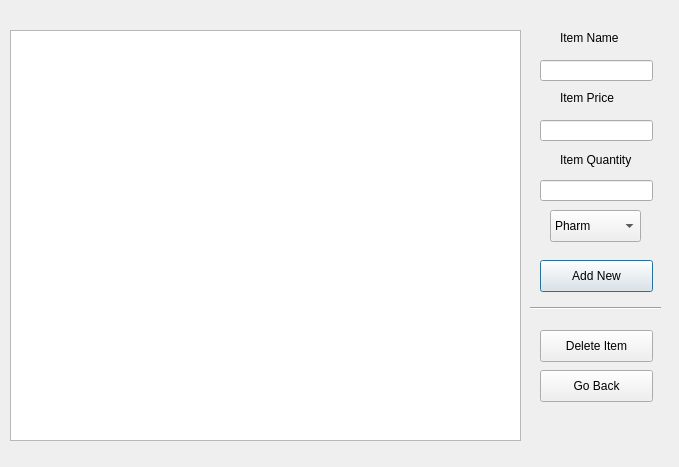
<?xml version="1.0" encoding="UTF-8"?>
<ui version="4.0">
 <class>manageproducts</class>
 <widget class="QDialog" name="manageproducts">
  <property name="geometry">
   <rect>
    <x>0</x>
    <y>0</y>
    <width>679</width>
    <height>467</height>
   </rect>
  </property>
  <property name="windowTitle">
   <string>Dialog</string>
  </property>
  <widget class="QTableView" name="allProds">
   <property name="geometry">
    <rect>
     <x>10</x>
     <y>30</y>
     <width>511</width>
     <height>411</height>
    </rect>
   </property>
  </widget>
  <widget class="QPushButton" name="priceEditBtn">
   <property name="geometry">
    <rect>
     <x>540</x>
     <y>260</y>
     <width>113</width>
     <height>32</height>
    </rect>
   </property>
   <property name="text">
    <string>Add New</string>
   </property>
  </widget>
  <widget class="QLineEdit" name="prodName">
   <property name="geometry">
    <rect>
     <x>540</x>
     <y>60</y>
     <width>113</width>
     <height>21</height>
    </rect>
   </property>
  </widget>
  <widget class="QLabel" name="label">
   <property name="geometry">
    <rect>
     <x>560</x>
     <y>30</y>
     <width>81</width>
     <height>16</height>
    </rect>
   </property>
   <property name="text">
    <string>Item Name</string>
   </property>
  </widget>
  <widget class="QPushButton" name="DeleteItemBtn">
   <property name="geometry">
    <rect>
     <x>540</x>
     <y>330</y>
     <width>113</width>
     <height>32</height>
    </rect>
   </property>
   <property name="text">
    <string>Delete Item</string>
   </property>
  </widget>
  <widget class="Line" name="line">
   <property name="geometry">
    <rect>
     <x>530</x>
     <y>300</y>
     <width>131</width>
     <height>16</height>
    </rect>
   </property>
   <property name="orientation">
    <enum>Qt::Horizontal</enum>
   </property>
  </widget>
  <widget class="QPushButton" name="backBtn">
   <property name="geometry">
    <rect>
     <x>540</x>
     <y>370</y>
     <width>113</width>
     <height>32</height>
    </rect>
   </property>
   <property name="text">
    <string>Go Back</string>
   </property>
  </widget>
  <widget class="QLabel" name="label_2">
   <property name="geometry">
    <rect>
     <x>560</x>
     <y>90</y>
     <width>81</width>
     <height>16</height>
    </rect>
   </property>
   <property name="text">
    <string>Item Price</string>
   </property>
  </widget>
  <widget class="QLineEdit" name="prodPrice">
   <property name="geometry">
    <rect>
     <x>540</x>
     <y>120</y>
     <width>113</width>
     <height>21</height>
    </rect>
   </property>
  </widget>
  <widget class="QLabel" name="label_3">
   <property name="geometry">
    <rect>
     <x>560</x>
     <y>150</y>
     <width>91</width>
     <height>20</height>
    </rect>
   </property>
   <property name="text">
    <string>Item Quantity</string>
   </property>
  </widget>
  <widget class="QLineEdit" name="prodQuantity">
   <property name="geometry">
    <rect>
     <x>540</x>
     <y>180</y>
     <width>113</width>
     <height>21</height>
    </rect>
   </property>
  </widget>
  <widget class="QComboBox" name="prodDepartment">
   <property name="geometry">
    <rect>
     <x>550</x>
     <y>210</y>
     <width>91</width>
     <height>32</height>
    </rect>
   </property>
   <item>
    <property name="text">
     <string>Pharm</string>
    </property>
   </item>
   <item>
    <property name="text">
     <string>Dairy</string>
    </property>
   </item>
   <item>
    <property name="text">
     <string>Cleaning</string>
    </property>
   </item>
   <item>
    <property name="text">
     <string>Alcohol</string>
    </property>
   </item>
  </widget>
 </widget>
 <resources/>
 <connections/>
</ui>
